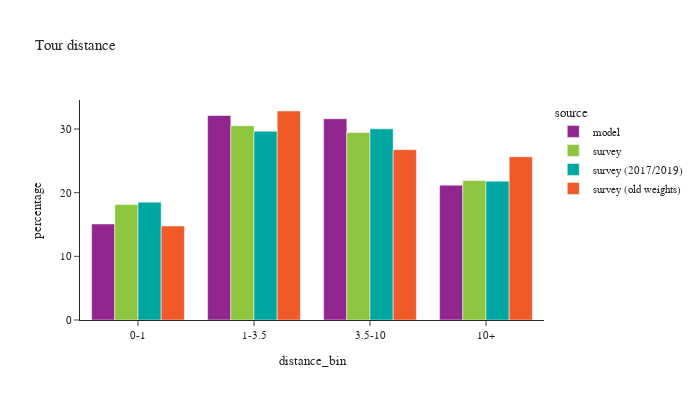

Here is the notebook cell this chart was saved with:
### Code cell
def plot_bins(df:pd.DataFrame, filter=None, title_name=None):

    if filter is not None:
        df = df.loc[filter]
    df_plot = df.loc[(df['distance_bin'] != float('nan'))].groupby(['source','distance_bin'])['toexpfac'].sum().reset_index()

    df_plot['percentage'] = df_plot.groupby(['source'], group_keys=False)['toexpfac']. \
        apply(lambda x: 100 * x / float(x.sum()))

    df_plot_ct = df.loc[(df['distance_bin'] != float('nan'))].groupby(['source','distance_bin'])['toexpfac'].count().reset_index().rename(columns={'toexpfac':'sample count'})

    df_plot = df_plot.merge(df_plot_ct, on=['source','distance_bin'])

    if title_name:
        chart_title = "Tour distance by purpose: "+title_name
    else:
        chart_title = "Tour distance"

    fig = px.bar(df_plot, x="distance_bin", y="percentage", color="source",barmode="group",
                facet_col_wrap=2, hover_data=['sample count'],
                title=chart_title)
    fig.for_each_annotation(lambda a: a.update(text = a.text.split("=")[-1]))
    fig.update_layout(height=400, width=700, font=dict(size=11))
    fig.show()

plot_bins(tour)

### Figure 1 — Plotly figure (JSON) as saved in the notebook; plotly's stock layout.template omitted (floating-point values rounded to 4 significant figures)
{"data": [{"alignmentgroup": "True", "customdata": [[438114], [933098], [918200], [614912]], "hovertemplate": "source=model<br>distance_bin=%{x}<br>percentage=%{y}<br>sample count=%{customdata[0]}<extra></extra>", "legendgroup": "model", "marker": {"color": "#91268F", "pattern": {"shape": ""}}, "name": "model", "offsetgroup": "model", "orientation": "v", "showlegend": true, "textposition": "auto", "type": "bar", "x": ["0-1", "1-3.5", "3.5-10", "10+"], "xaxis": "x", "y": [15.08, 32.13, 31.61, 21.17], "yaxis": "y"}, {"alignmentgroup": "True", "customdata": [[2615], [3208], [2734], [1725]], "hovertemplate": "source=survey<br>distance_bin=%{x}<br>percentage=%{y}<br>sample count=%{customdata[0]}<extra></extra>", "legendgroup": "survey", "marker": {"color": "#8CC63E", "pattern": {"shape": ""}}, "name": "survey", "offsetgroup": "survey", "orientation": "v", "showlegend": true, "textposition": "auto", "type": "bar", "x": ["0-1", "1-3.5", "3.5-10", "10+"], "xaxis": "x", "y": [18.13, 30.51, 29.45, 21.91], "yaxis": "y"}, {"alignmentgroup": "True", "customdata": [[2492], [3079], [2655], [1637]], "hovertemplate": "source=survey (2017/2019)<br>distance_bin=%{x}<br>percentage=%{y}<br>sample count=%{customdata[0]}<extra></extra>", "legendgroup": "survey (2017/2019)", "marker": {"color": "#00A7A0", "pattern": {"shape": ""}}, "name": "survey (2017/2019)", "offsetgroup": "survey (2017/2019)", "orientation": "v", "showlegend": true, "textposition": "auto", "type": "bar", "x": ["0-1", "1-3.5", "3.5-10", "10+"], "xaxis": "x", "y": [18.51, 29.65, 30.02, 21.81], "yaxis": "y"}, {"alignmentgroup": "True", "customdata": [[5473], [7281], [6012], [3799]], "hovertemplate": "source=survey (old weights)<br>distance_bin=%{x}<br>percentage=%{y}<br>sample count=%{customdata[0]}<extra></extra>", "legendgroup": "survey (old weights)", "marker": {"color": "#F05A28", "pattern": {"shape": ""}}, "name": "survey (old weights)", "offsetgroup": "survey (old weights)", "orientation": "v", "showlegend": true, "textposition": "auto", "type": "bar", "x": ["0-1", "1-3.5", "3.5-10", "10+"], "xaxis": "x", "y": [14.77, 32.83, 26.76, 25.64], "yaxis": "y"}], "layout": {"barmode": "group", "font": {"size": 11}, "height": 400, "legend": {"title": {"text": "source"}, "tracegroupgap": 0}, "title": {"text": "Tour distance"}, "width": 700, "xaxis": {"anchor": "y", "domain": [0.0, 1.0], "title": {"text": "distance_bin"}}, "yaxis": {"anchor": "x", "domain": [0.0, 1.0], "title": {"text": "percentage"}}}}
